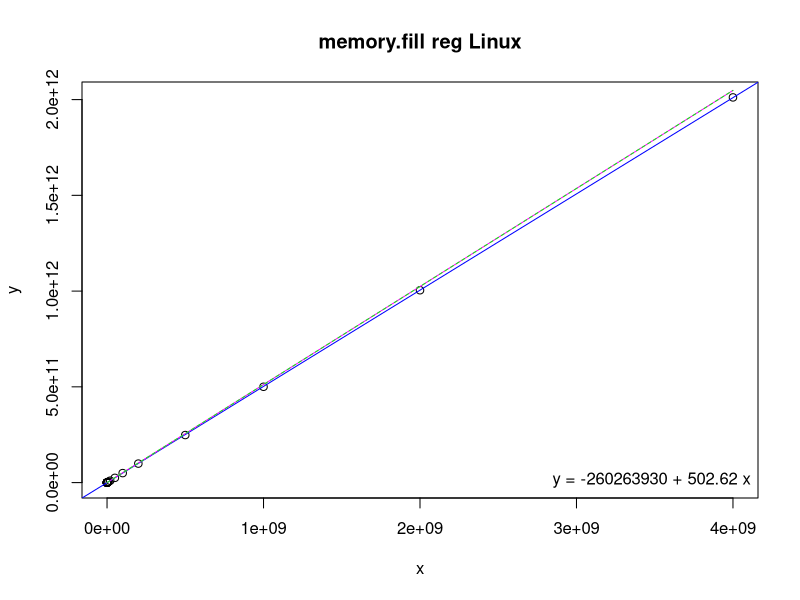
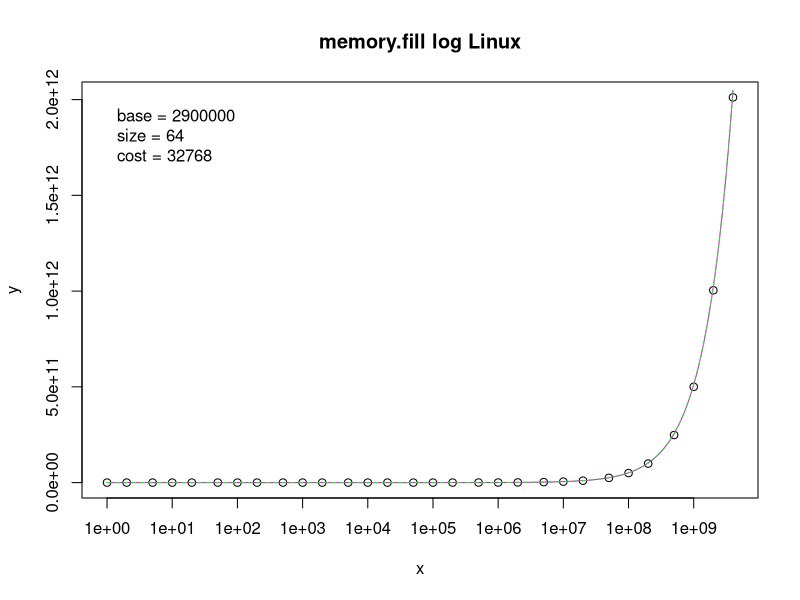

Source code (R) for these figures, in order:
# Input data
x <- c(1,2,5,10,20,50,100,200,500,1000,2000,5000,10000,20000,50000,100000,200000,500000,1000000,2000000,5000000,10000000,20000000,50000000,100000000,200000000,500000000,1000000000,2000000000,4000000000)
y <- c(2845900,2844900,2850300,2849300,2847000,2842200,2849300,2849500,2848000,2867300,2882500,4807100,6680300,10370000,24901000,46441000,89888000,223290000,442920000,885460000,2503700000,5012200000,9964900000,24784000000,49592000000,99197000000,248310000000,500350000000,1004400000000,2011400000000)

# Linear regression
model <- lm(y ~ x)
coefs <- coef(model)

# Print regression coefficients
print(coefs)

# Estimating linear function
a <- 512.0
b <- 2900000.0
fl <- function(x) {
  a*x + b
}

# Estimated linear values
xl <- seq(1, 4000000000, by = 10000)
yl <- fl(xl)

# Estimating staircase function
base <- 2900000
size <- 64
cost <- 32768
fs <- function(x) {
  base + (((x + size - 1) / size) * cost)
}

# Estimated staircase values
xs <- seq(1, 4000000000, by = 10000)
ys <- fs(xs)

png("memory-fill-reg.png")
plot(x, y, main = "memory.fill reg Linux")
abline(model, col = "blue")
lines(xl, yl, col = "magenta")
lines(xs, ys, col = "green", lty = 2)
legend("bottomright", legend = sprintf("y = %.0f + %.2f x", coefs[1], coefs[2]), bty = "n")

png("memory-fill-log.png")
plot(x, y, log = "x", main = "memory.fill log Linux")
lines(xl, yl, col = "magenta")
lines(xs, ys, col = "green", lty = 2)
legend("topleft", legend = sprintf(" base = %i\n size = %i\n cost = %i", base, size, cost), bty = "n")
